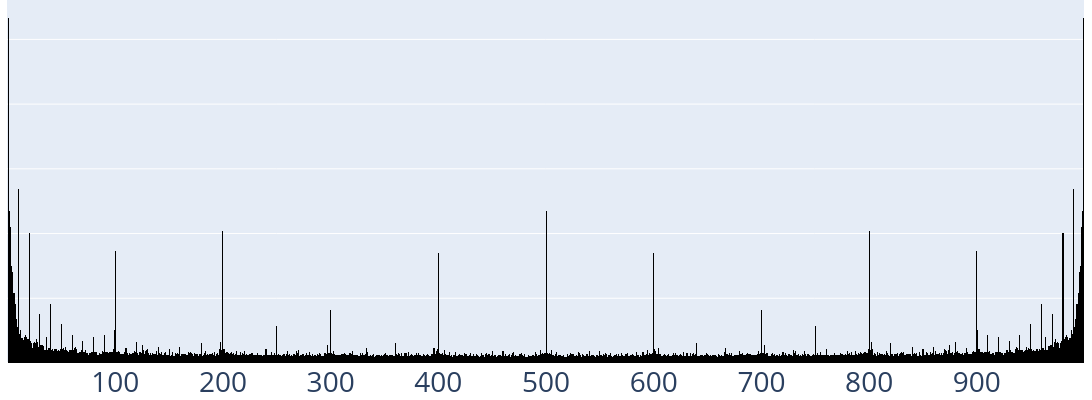

Notebook source saved alongside this figure:
### Code cell
generate_fft_plots()

### Figure 1 — Plotly figure (JSON) as saved in the notebook; plotly's stock layout.template omitted (floating-point values rounded to 4 significant figures; data arrays with more than 128 entries replaced by an {"elided": "..."} marker saying what was removed)
{"data": [{"hovertemplate": "variable=0<br>index=%{x}<br>value=%{y}<extra></extra>", "legendgroup": "0", "marker": {"color": "black", "line": {"width": 0}, "pattern": {"shape": ""}}, "name": "0", "orientation": "v", "showlegend": true, "textposition": "auto", "type": "bar", "x": {"elided": "1000 int values"}, "xaxis": "x", "y": {"elided": "1000 float values"}, "yaxis": "y"}], "layout": {"bargap": 0, "barmode": "relative", "height": 400, "legend": {"title": {"text": "variable"}, "tracegroupgap": 0}, "margin": {"b": 0, "l": 0, "r": 8, "t": 0}, "showlegend": false, "width": 1200, "xaxis": {"anchor": "y", "domain": [0, 1], "dtick": 100, "tickfont": {"size": 28}, "ticktext": [0, 999], "title": {}}, "yaxis": {"anchor": "x", "domain": [0, 1], "showticklabels": false, "tickfont": {"size": 28}, "title": {"font": {"size": 32}}}}}
